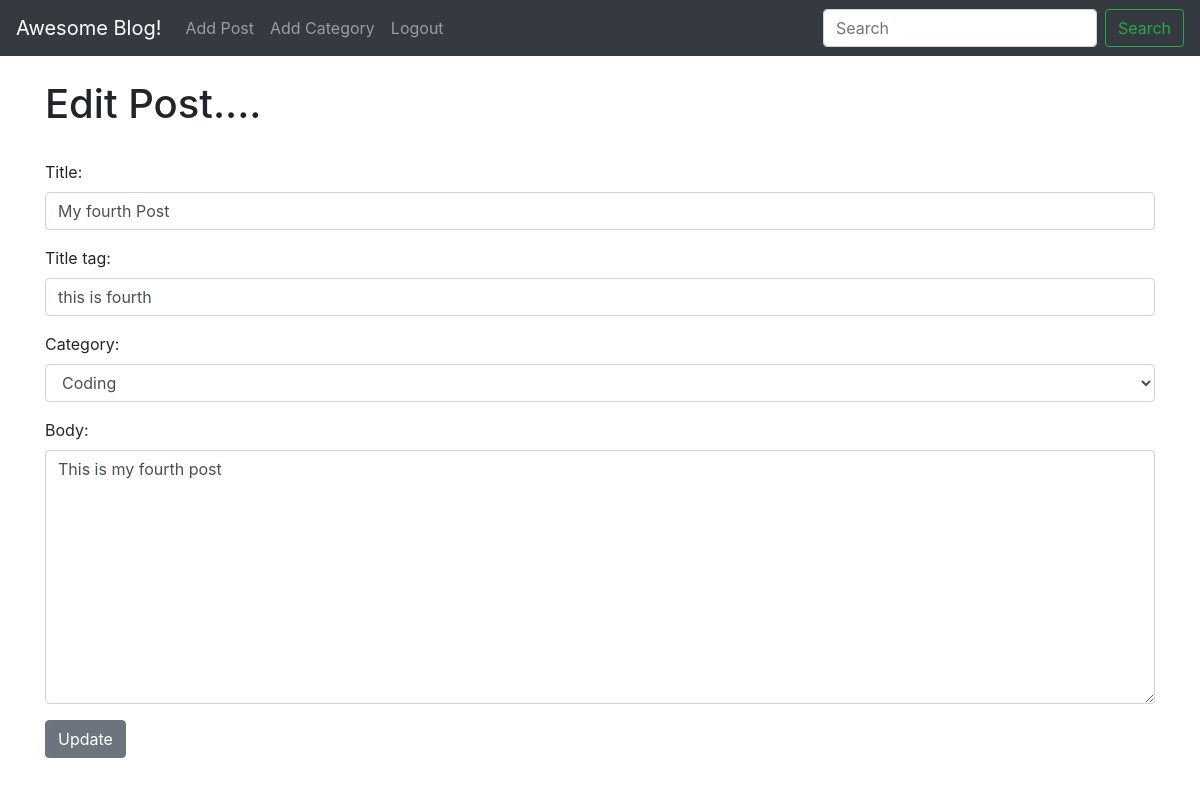
Page /article/edit/6 (signed in) on the committed database.
### theblog/models.py (models this page shows, shortened)
class Post(models.Model):
	title = models.CharField(max_length=255)
	title_tag = models.CharField(max_length=255  )
	author = models.ForeignKey(User, on_delete = models.CASCADE)
	body = models.TextField()
	post_date = models.DateField(auto_now_add=True)
	category = models.CharField(max_length=255,default='uncategories')

### theblog/views.py (the view)
# urls.py: path('article/edit/<int:pk>', UpdatePostView.as_view(), name='update_post'),
class UpdatePostView(UpdateView):
	model = Post
	form_class = EditForm
	template_name = 'edit_post.html'

### theblog/forms.py
class EditForm(forms.ModelForm):
	class Meta:
		model = Post
		fields = ('title', 'title_tag','category','body')
		widgets = {
			'title': forms.TextInput(attrs={'class': 'form-control', 'placeholder': 'this is Title Placeholder'}),
			'title_tag': forms.TextInput(attrs={'class': 'form-control'}),
			'category': forms.Select(choices=choice_list,attrs={'class': 'form-control'}),
			'body': forms.Textarea(attrs={'class': 'form-control'}),
		 		}

### theblog/templates/Edit_post.html (shortened to what this page needs)
{% extends 'base.html' %}
{% block content %}
{% if user.is_authenticated %}
<h1> Edit Post.... </h1>
<br>
<div class="form-group">
<form method="POST">
	{{ form.as_p}}
<button class="btn btn-secondary">Update</button>
</div>
{% else %}
You are not allowed..! please login!
{% endif %}
{% endblock %}

### rows in the picture
Post: title "My fourth Post", title_tag "this is fourth", category "Coding", body "This is my fourth post"
